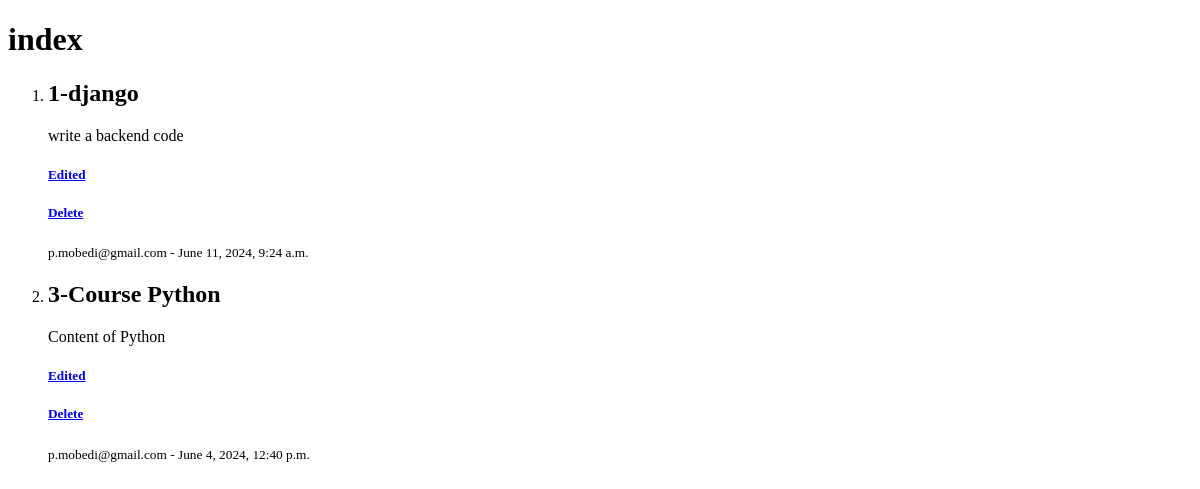
The app's page /blog/post/, older data.
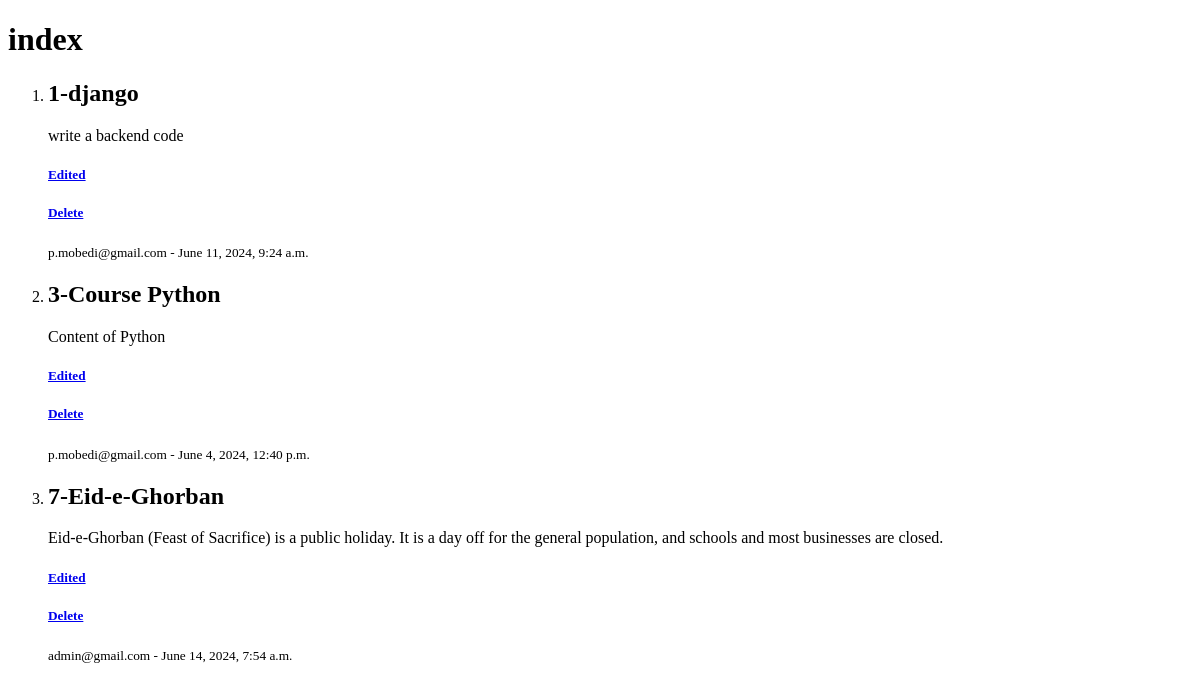
The same page, newer data.
### blog/models.py (models this page shows)
class Post(models.Model):
    author = models.ForeignKey(User, on_delete=models.CASCADE)
    image = models.ImageField(null=True, blank=True)
    title = models.CharField(max_length=250)
    content = models.TextField()
    status = models.BooleanField()
    category = models.ForeignKey("Category", on_delete=models.SET_NULL, null=True)
    created_date = models.DateTimeField(auto_now_add=True)
    updated_date = models.DateTimeField(auto_now=True)
    published_date = models.DateTimeField()

### accounts/models.py (models this page shows)
class User(AbstractBaseUser, PermissionsMixin):
    email = models.EmailField(max_length=255, unique=True)
    is_superuser = models.BooleanField(default=False)
    is_staff = models.BooleanField(default=False)
    is_active = models.BooleanField(default=True)
    is_verified = models.BooleanField(default=False)
    USERNAME_FIELD = "email"
    REQUIRED_FIELDS = []
    created_date = models.DateTimeField(auto_now_add=True)
    updated_date = models.DateTimeField(auto_now=True)
    objects = UserManager()
    def __str__(self):
        return self.email

### blog/views.py (the view)
# urls.py: path('post/',views.PostList.as_view(), name="post-list"),
class PostList(ListView):
    context_object_name = "posts"
    def get_queryset(self):
        posts = Post.objects.filter(status= True)
        return posts

### templates/blog/post_list.html (shortened to what this page needs)
<!DOCTYPE html>
<html lang="en">
<head>
</head>
<body>
    <h1> index </h1>
    <ol>
{% for post in posts %}
    <div>
        <li>
            <h2> {{post.id}}-{{post.title}} </h2>
             <p> {{post.content}} </p>
             <a href="{% url 'blog:post-edit' pk=post.id %}" >
                <h5> Edited </h5>
             </a>
             <a href="{% url 'blog:post-delete' pk=post.id %}">
                <h5> Delete </h5>
             </a>
             <small>{{post.author}}  - {{post.published_date}}</small>
        </li>
    </div>
{% endfor %}
</ol>
</body>
</html>

Row changes from the older to the newer data that the page shows:
added Post: id "7", title "Eid-e-Ghorban", content "Eid-e-Ghorban (Feast of Sacrifice) is a public holiday. It is a day off for the general population, and schools and most businesses are closed.", author "admin@gmail.com", published_date "June 14, 2024, 7:54 a.m."
